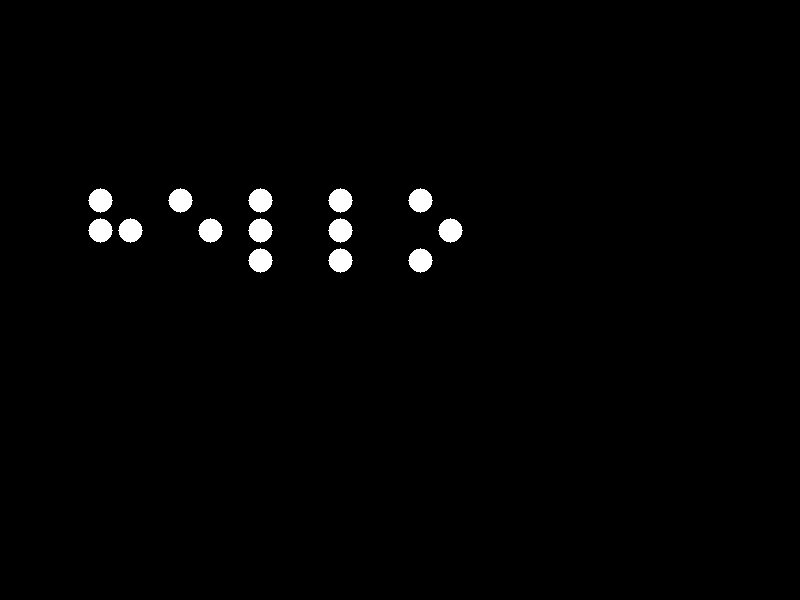
#> input picture test_braille_hello.png, 800 x 600 px
$ python -i preprocessing.py   (imports and definitions only)
#> lines starting #> are read from the running program, lines starting #| are printed output that depends on the picture; after the words box and inside, x2 and y2 are one past the last pixel; in counts of white or black regions, pixels touching at a corner belong together
"""Preprocessing Pipeline for the Braille Vision Scanner.

Normalizes captured images for consistent dot detection by applying:
brightness normalization, rotation correction, noise reduction, and
adaptive thresholding.

Requirements: 3.1, 3.2, 3.3, 3.4, 3.5, 3.6
"""

import cv2
import numpy as np

from backend.models.data_models import PreprocessedImage, ValidationResult


class PreprocessingPipeline:
    """Image preprocessing pipeline for Braille dot detection.

    Applies a sequence of corrections to raw camera frames:
    normalize brightness → correct rotation → reduce noise → adaptive threshold.

    All steps complete within 100ms per frame.
    """

    # Target mean intensity for brightness normalization
    TARGET_MEAN_INTENSITY = 128
    INTENSITY_TOLERANCE = 20

    # Rotation limits
    MAX_CORRECTABLE_ROTATION = 15.0  # degrees
    ROTATION_ACCURACY = 1.0  # degrees

    # Minimum resolution
    MIN_WIDTH = 640
    MIN_HEIGHT = 480

    # Overexposure threshold (fraction of pixels at max intensity)
    OVEREXPOSURE_THRESHOLD = 0.98

    def process(self, frame: np.ndarray) -> PreprocessedImage:
        """Full preprocessing: normalize → deskew → denoise → threshold.

        Completes within 100ms per frame.

        Args:
            frame: Raw captured frame as numpy array (BGR or grayscale).

        Returns:
            PreprocessedImage with binary image and metadata.

        Raises:
            ValueError: If the image fails validation.
        """
        original_resolution = (frame.shape[1], frame.shape[0])

        # Validate first
        validation = self.validate_image(frame)
        if validation != ValidationResult.OK:
            raise ValueError(
                f"Image validation failed: {validation.value}"
            )

        # Convert to grayscale if needed
        gray = self._to_grayscale(frame)

        # Step 1: Normalize brightness
        normalized = self.normalize_brightness(gray)

        # Step 2: Correct rotation
        deskewed, angle = self.correct_rotation(normalized)

        # Step 3: Apply noise reduction
        denoised = self.apply_noise_reduction(deskewed)

        # Step 4: Adaptive thresholding
        binary = self.adaptive_threshold(denoised)

        return PreprocessedImage(
            binary_image=binary,
            rotation_corrected=angle,
            brightness_adjusted=True,
            original_resolution=original_resolution,
        )

    def normalize_brightness(self, frame: np.ndarray) -> np.ndarray:
        """Adjust image to target mean intensity 128 ± 20.

        Uses scaling and offset to shift the mean intensity toward the target.
        Also applies CLAHE for contrast enhancement (histogram equalization).

        Args:
            frame: Grayscale image as numpy array.

        Returns:
            Brightness-normalized grayscale image.
        """
        gray = self._to_grayscale(frame)

        current_mean = np.mean(gray).item()

        if current_mean == 0:
            # Completely black image - just set to target
            result = np.full_like(gray, self.TARGET_MEAN_INTENSITY)
        else:
            # Scale to target mean
            scale = self.TARGET_MEAN_INTENSITY / current_mean
            result = np.clip(gray.astype(np.float64) * scale, 0, 255).astype(np.uint8)

        # Apply CLAHE for contrast enhancement (adaptive histogram equalization)
        clahe = cv2.createCLAHE(clipLimit=2.0, tileGridSize=(8, 8))
        result = clahe.apply(result)

        # Final adjustment to ensure mean is within tolerance
        final_mean = np.mean(result).item()
        if abs(final_mean - self.TARGET_MEAN_INTENSITY) > self.INTENSITY_TOLERANCE:
            offset = self.TARGET_MEAN_INTENSITY - final_mean
            result = np.clip(
                result.astype(np.float64) + offset, 0, 255
            ).astype(np.uint8)

        return result

    def correct_rotation(self, frame: np.ndarray) -> tuple[np.ndarray, float]:
        """Correct skew up to ±15 degrees, returning corrected image and angle.

        Uses Hough Line Transform to detect dominant line angles and rotates
        the image to correct the detected skew.

        Args:
            frame: Grayscale image as numpy array.

        Returns:
            Tuple of (corrected image, detected angle in degrees).
        """
        gray = self._to_grayscale(frame)

        # For large images, downsample for faster edge/line detection
        h, w = gray.shape[:2]
        scale = 1.0
        if max(h, w) > 800:
            scale = 800.0 / max(h, w)
            small = cv2.resize(gray, None, fx=scale, fy=scale)
        else:
            small = gray

        # Detect edges for Hough transform
        edges = cv2.Canny(small, 50, 150, apertureSize=3)

        # Use probabilistic Hough Line Transform
        lines = cv2.HoughLinesP(
            edges,
            rho=1,
            theta=np.pi / 180,
            threshold=100,
            minLineLength=min(small.shape[1] // 4, 50),
            maxLineGap=10,
        )

        if lines is None or len(lines) == 0:
            # No lines detected, no rotation correction needed
            return frame, 0.0

        # Calculate angles of detected lines
        angles = []
        for line in lines:
            x1, y1, x2, y2 = line[0]
            dx = x2 - x1
            dy = y2 - y1
            if abs(dx) > 0:  # Avoid division by zero
                angle = np.degrees(np.arctan2(dy, dx))
                # Only consider near-horizontal lines (within ±45 degrees)
                if abs(angle) <= 45:
                    angles.append(angle)

        if not angles:
            return frame, 0.0

        # Use median angle to be robust against outliers
        median_angle = float(np.median(angles))

        # Only correct if within correctable range
        if abs(median_angle) > self.MAX_CORRECTABLE_ROTATION:
            return frame, 0.0

        # Rotate the image to correct the skew
        h, w = gray.shape[:2]
        center = (w // 2, h // 2)
        rotation_matrix = cv2.getRotationMatrix2D(center, median_angle, 1.0)
        corrected = cv2.warpAffine(
            frame, rotation_matrix, (w, h),
            flags=cv2.INTER_LINEAR,
            borderMode=cv2.BORDER_REPLICATE,
        )

        return corrected, median_angle

    def apply_noise_reduction(self, frame: np.ndarray) -> np.ndarray:
        """Apply noise reduction with Gaussian/median filter kernel ≤ 5x5.

        Uses a combination of Gaussian blur for general noise and median
        filter for salt-and-pepper noise, both with 5x5 kernels.

        Args:
            frame: Grayscale image as numpy array.

        Returns:
            Denoised grayscale image.
        """
        gray = self._to_grayscale(frame)

        # Apply Gaussian blur with 5x5 kernel
        gaussian = cv2.GaussianBlur(gray, (5, 5), sigmaX=1.0)

        # Apply median filter with 5x5 kernel for salt-and-pepper noise
        denoised = cv2.medianBlur(gaussian, 3)

        return denoised

    def adaptive_threshold(self, frame: np.ndarray) -> np.ndarray:
        """Apply adaptive thresholding for uneven lighting.

        Produces a binary image where every pixel is either 0 or 255.
        Uses Gaussian-weighted adaptive thresholding with a block size
        appropriate for Braille dot spacing.

        Args:
            frame: Grayscale image as numpy array.

        Returns:
            Binary image (0 or 255 values only).
        """
        gray = self._to_grayscale(frame)

        # Determine block size based on image dimensions
        # Block size should be appropriate for dot spacing
        # Use ~1/20th of the smaller dimension, ensuring it's odd and >= 11
        min_dim = min(gray.shape[0], gray.shape[1])
        block_size = max(11, (min_dim // 20) | 1)  # Ensure odd number

        # Apply thresholding to separate dots from background.
        # Strategy: detect if lighting is uniform or uneven, then pick method.

        # Check lighting uniformity by comparing brightness across image regions
        # Use a 3x3 grid for better detection of localized shadows
        h, w = gray.shape
        region_means = []
        for ry in range(3):
            for rx in range(3):
                y1, y2 = ry * h // 3, (ry + 1) * h // 3
                x1, x2 = rx * w // 3, (rx + 1) * w // 3
                region_means.append(float(np.mean(gray[y1:y2, x1:x2])))
        lighting_range = max(region_means) - min(region_means)

        # Also check local contrast: compute std dev of small blocks
        local_std = float(np.std(region_means))

        # If lighting varies by more than 20 across regions, use adaptive
        if lighting_range > 20:
            # Uneven lighting — use adaptive thresholding
            binary = cv2.adaptiveThreshold(
                gray,
                maxValue=255,
                adaptiveMethod=cv2.ADAPTIVE_THRESH_GAUSSIAN_C,
                thresholdType=cv2.THRESH_BINARY_INV,
                blockSize=block_size,
                C=8,
            )
        else:
            # Uniform lighting — use Otsu (more reliable for clean images)
            _, binary = cv2.threshold(gray, 0, 255, cv2.THRESH_BINARY + cv2.THRESH_OTSU)

        # Ensure dots are white (255) on black (0) background
        # Dots are always the minority of pixels
        white_ratio = np.sum(binary == 255) / binary.size
        if white_ratio > 0.5:
            binary = cv2.bitwise_not(binary)

        return binary

    def validate_image(self, frame: np.ndarray) -> ValidationResult:
        """Check if image can be corrected. Returns error code if not.

        Checks for:
        - Resolution below 640x480
        - Rotation exceeding 15 degrees
        - Entirely overexposed image

        Args:
            frame: Raw image as numpy array.

        Returns:
            ValidationResult.OK if usable, or specific error code.
        """
        h, w = frame.shape[:2]

        # Check resolution
        if w < self.MIN_WIDTH or h < self.MIN_HEIGHT:
            return ValidationResult.RESOLUTION_TOO_LOW

        # Check overexposure - only reject if image has virtually no contrast
        # (e.g., pointing camera at a light source). White paper with dark dots is fine.
        gray = self._to_grayscale(frame)
        img_std = np.std(gray)
        # If standard deviation is < 3, the image is essentially uniform (no content)
        if img_std < 3.0:
            # Check if it's uniformly bright (overexposed) vs uniformly dark
            if np.mean(gray) > 200:
                return ValidationResult.OVEREXPOSED

        # Note: We don't reject images based on rotation anymore.
        # Real camera images often have detected "lines" from screen edges,
        # furniture, etc. that give false rotation readings.
        # The rotation correction will simply not correct if angle > 15 degrees.

        return ValidationResult.OK

    def _to_grayscale(self, frame: np.ndarray) -> np.ndarray:
        """Convert frame to grayscale if it's a color image.

        Args:
            frame: Image as numpy array (BGR or grayscale).

        Returns:
            Grayscale image.
        """
        if len(frame.shape) == 3 and frame.shape[2] == 3:
            return cv2.cvtColor(frame, cv2.COLOR_BGR2GRAY)
        return frame

>>> import cv2
>>> picture = cv2.imread('../../test_braille_hello.png')
#> picture is the input picture: shape (600, 800, 3); values 40 (black) and 240 (white), 1.3% white; 14 white regions, largest, box (x1, y1, x2, y2) and area: (88, 188, 113, 213) 441, (168, 188, 193, 213) 441, (248, 188, 273, 213) 441
>>> result = PreprocessingPipeline().process(picture)
#> in validate_image, `img_std = np.std(gray)`: img_std = 22.54
#> in normalize_brightness, `current_mean = np.mean(gray).item()`: current_mean = 42.57
#> in normalize_brightness, `scale = self.TARGET_MEAN_INTENSITY / current_mean`: scale = 3.01
#> in normalize_brightness, `result = clahe.apply(result)`:
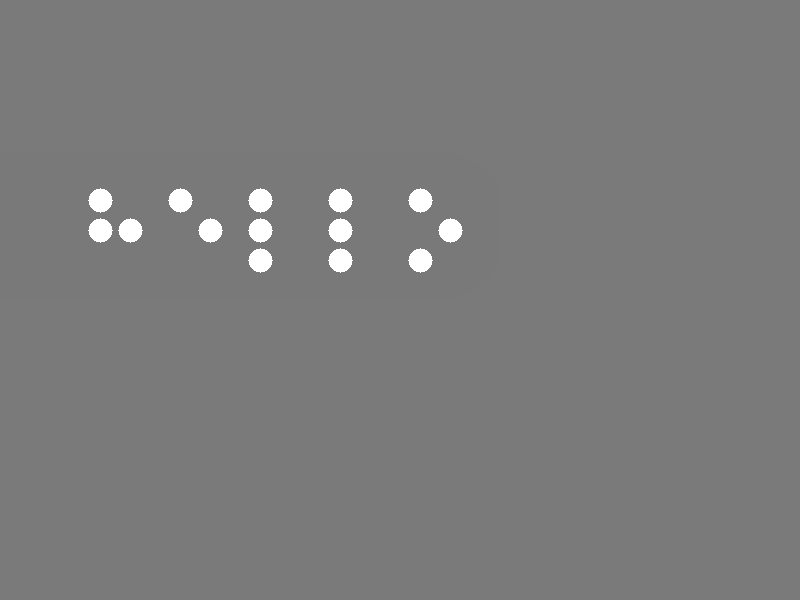
#> result: shape (600, 800); min 121, max 255, mean 123.6
#> in normalize_brightness, `final_mean = np.mean(result).item()`: final_mean = 123.6
#> in correct_rotation, `edges = cv2.Canny(small, 50, 150, apertureSize=3)`:
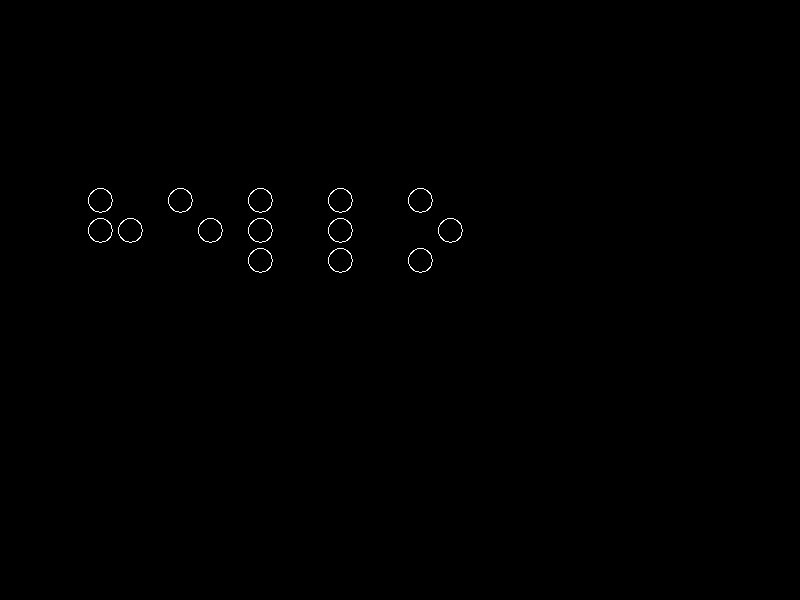
#> edges: shape (600, 800); 0.23% white in thin lines or dots, all inside (x1, y1, x2, y2) = (88, 188, 463, 273)
#> in correct_rotation, `lines = cv2.HoughLinesP( edges, rho=1, theta=np.pi / 180, threshold=10..`: lines = None
#> in process, `deskewed, angle = self.correct_rotation(normalized)`: angle = 0
#> after the loop in adaptive_threshold, `for ry in range(3):`: region_means = [123.2, 123, 122, 128.2, 127.8, 122, 122, 122, 122]
#> in adaptive_threshold, `lighting_range = max(region_means) - min(region_means)`: lighting_range = 6.19
#> in adaptive_threshold, `local_std = float(np.std(region_means))`: local_std = 2.4
#> in adaptive_threshold, `_, binary = cv2.threshold(gray, 0, 255, cv2.THRESH_BINARY + cv2.THRESH..`: binary: shape (600, 800); 1.3% white; 14 white regions, largest, box (x1, y1, x2, y2) and area: (89, 189, 112, 212) 437, (169, 189, 192, 212) 437, (249, 189, 272, 212) 437
#> in adaptive_threshold, `white_ratio = np.sum(binary == 255) / binary.size`: white_ratio = 0.0127
